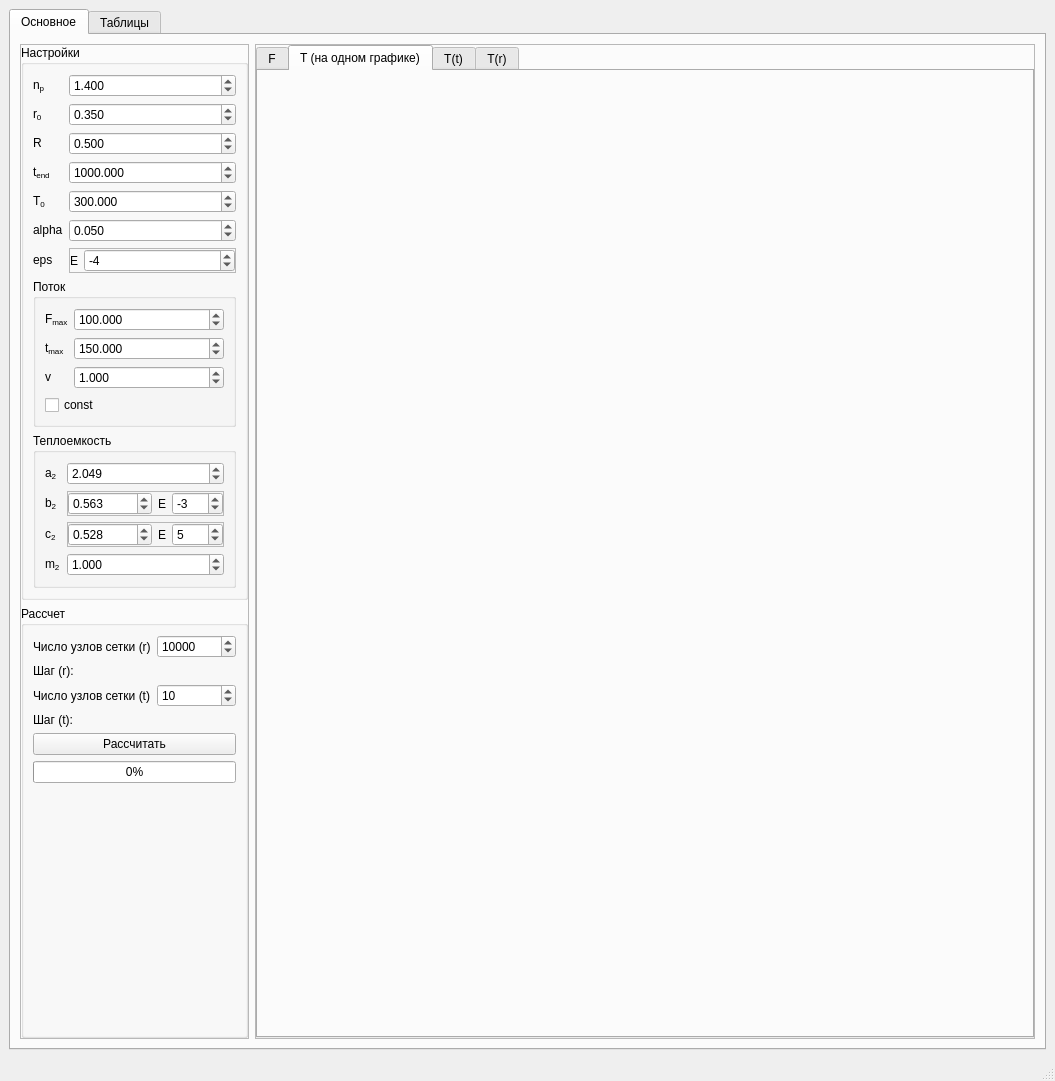
<?xml version="1.0" encoding="UTF-8"?>
<ui version="4.0">
 <class>MainWindow</class>
 <widget class="QMainWindow" name="MainWindow">
  <property name="geometry">
   <rect>
    <x>0</x>
    <y>0</y>
    <width>1055</width>
    <height>1081</height>
   </rect>
  </property>
  <property name="windowTitle">
   <string>Лабораторная работа №4</string>
  </property>
  <widget class="QWidget" name="centralwidget">
   <layout class="QHBoxLayout" name="horizontalLayout">
    <item>
     <widget class="QTabWidget" name="tabWidget">
      <property name="currentIndex">
       <number>0</number>
      </property>
      <widget class="QWidget" name="tab">
       <attribute name="title">
        <string>Основное</string>
       </attribute>
       <layout class="QHBoxLayout" name="horizontalLayout_2" stretch="0,1">
        <item>
         <widget class="QFrame" name="frame_3">
          <property name="frameShape">
           <enum>QFrame::StyledPanel</enum>
          </property>
          <property name="frameShadow">
           <enum>QFrame::Plain</enum>
          </property>
          <layout class="QVBoxLayout" name="verticalLayout_5" stretch="0,0">
           <property name="leftMargin">
            <number>0</number>
           </property>
           <property name="topMargin">
            <number>0</number>
           </property>
           <property name="rightMargin">
            <number>0</number>
           </property>
           <property name="bottomMargin">
            <number>0</number>
           </property>
           <item>
            <widget class="QGroupBox" name="groupBox">
             <property name="title">
              <string>Настройки</string>
             </property>
             <layout class="QFormLayout" name="formLayout">
              <item row="0" column="0">
               <widget class="QLabel" name="label_12">
                <property name="text">
                 <string>&lt;html&gt;&lt;head/&gt;&lt;body&gt;&lt;p&gt;n&lt;span style=&quot; vertical-align:sub;&quot;&gt;p&lt;/span&gt;&lt;/p&gt;&lt;/body&gt;&lt;/html&gt;</string>
                </property>
               </widget>
              </item>
              <item row="0" column="1">
               <widget class="QDoubleSpinBox" name="doubleSpinBox_n">
                <property name="frame">
                 <bool>true</bool>
                </property>
                <property name="decimals">
                 <number>3</number>
                </property>
                <property name="maximum">
                 <double>10000.000000000000000</double>
                </property>
                <property name="value">
                 <double>1.400000000000000</double>
                </property>
               </widget>
              </item>
              <item row="1" column="0">
               <widget class="QLabel" name="label_13">
                <property name="text">
                 <string>&lt;html&gt;&lt;head/&gt;&lt;body&gt;&lt;p&gt;r&lt;span style=&quot; vertical-align:sub;&quot;&gt;0&lt;/span&gt;&lt;/p&gt;&lt;/body&gt;&lt;/html&gt;</string>
                </property>
               </widget>
              </item>
              <item row="1" column="1">
               <widget class="QDoubleSpinBox" name="doubleSpinBox_r0">
                <property name="frame">
                 <bool>true</bool>
                </property>
                <property name="decimals">
                 <number>3</number>
                </property>
                <property name="maximum">
                 <double>10000.000000000000000</double>
                </property>
                <property name="value">
                 <double>0.350000000000000</double>
                </property>
               </widget>
              </item>
              <item row="2" column="0">
               <widget class="QLabel" name="label_14">
                <property name="text">
                 <string>&lt;html&gt;&lt;head/&gt;&lt;body&gt;&lt;p&gt;R&lt;/p&gt;&lt;/body&gt;&lt;/html&gt;</string>
                </property>
               </widget>
              </item>
              <item row="2" column="1">
               <widget class="QDoubleSpinBox" name="doubleSpinBox_r_max">
                <property name="frame">
                 <bool>true</bool>
                </property>
                <property name="decimals">
                 <number>3</number>
                </property>
                <property name="maximum">
                 <double>10000.000000000000000</double>
                </property>
                <property name="value">
                 <double>0.500000000000000</double>
                </property>
               </widget>
              </item>
              <item row="3" column="0">
               <widget class="QLabel" name="label_27">
                <property name="text">
                 <string>&lt;html&gt;&lt;head/&gt;&lt;body&gt;&lt;p&gt;t&lt;span style=&quot; vertical-align:sub;&quot;&gt;end&lt;/span&gt;&lt;/p&gt;&lt;/body&gt;&lt;/html&gt;</string>
                </property>
               </widget>
              </item>
              <item row="3" column="1">
               <widget class="QDoubleSpinBox" name="doubleSpinBox_t_end">
                <property name="frame">
                 <bool>true</bool>
                </property>
                <property name="decimals">
                 <number>3</number>
                </property>
                <property name="maximum">
                 <double>1000000.000000000000000</double>
                </property>
                <property name="value">
                 <double>1000.000000000000000</double>
                </property>
               </widget>
              </item>
              <item row="4" column="0">
               <widget class="QLabel" name="label">
                <property name="text">
                 <string>&lt;html&gt;&lt;head/&gt;&lt;body&gt;&lt;p&gt;T&lt;span style=&quot; vertical-align:sub;&quot;&gt;0&lt;/span&gt;&lt;/p&gt;&lt;/body&gt;&lt;/html&gt;</string>
                </property>
               </widget>
              </item>
              <item row="4" column="1">
               <widget class="QDoubleSpinBox" name="doubleSpinBox_t0">
                <property name="frame">
                 <bool>true</bool>
                </property>
                <property name="decimals">
                 <number>3</number>
                </property>
                <property name="maximum">
                 <double>10000.000000000000000</double>
                </property>
                <property name="value">
                 <double>300.000000000000000</double>
                </property>
               </widget>
              </item>
              <item row="5" column="0">
               <widget class="QLabel" name="label_7">
                <property name="text">
                 <string>&lt;html&gt;&lt;head/&gt;&lt;body&gt;&lt;p&gt;alpha&lt;/p&gt;&lt;/body&gt;&lt;/html&gt;</string>
                </property>
               </widget>
              </item>
              <item row="5" column="1">
               <widget class="QDoubleSpinBox" name="doubleSpinBox_alpha">
                <property name="frame">
                 <bool>true</bool>
                </property>
                <property name="decimals">
                 <number>3</number>
                </property>
                <property name="minimum">
                 <double>-10000.000000000000000</double>
                </property>
                <property name="maximum">
                 <double>10000.000000000000000</double>
                </property>
                <property name="value">
                 <double>0.050000000000000</double>
                </property>
               </widget>
              </item>
              <item row="6" column="0">
               <widget class="QLabel" name="label_9">
                <property name="text">
                 <string>&lt;html&gt;&lt;head/&gt;&lt;body&gt;&lt;p&gt;eps&lt;/p&gt;&lt;/body&gt;&lt;/html&gt;</string>
                </property>
               </widget>
              </item>
              <item row="6" column="1">
               <widget class="QFrame" name="frame_6">
                <property name="frameShape">
                 <enum>QFrame::StyledPanel</enum>
                </property>
                <property name="frameShadow">
                 <enum>QFrame::Plain</enum>
                </property>
                <layout class="QHBoxLayout" name="horizontalLayout_8" stretch="0,1">
                 <property name="leftMargin">
                  <number>0</number>
                 </property>
                 <property name="topMargin">
                  <number>0</number>
                 </property>
                 <property name="rightMargin">
                  <number>0</number>
                 </property>
                 <property name="bottomMargin">
                  <number>0</number>
                 </property>
                 <item>
                  <widget class="QLabel" name="label_17">
                   <property name="sizePolicy">
                    <sizepolicy hsizetype="Minimum" vsizetype="Preferred">
                     <horstretch>0</horstretch>
                     <verstretch>0</verstretch>
                    </sizepolicy>
                   </property>
                   <property name="text">
                    <string>E</string>
                   </property>
                  </widget>
                 </item>
                 <item>
                  <widget class="QSpinBox" name="spinBox_eps1">
                   <property name="minimum">
                    <number>-100</number>
                   </property>
                   <property name="maximum">
                    <number>100</number>
                   </property>
                   <property name="value">
                    <number>-4</number>
                   </property>
                  </widget>
                 </item>
                </layout>
               </widget>
              </item>
              <item row="7" column="0" colspan="2">
               <widget class="QGroupBox" name="groupBox_3">
                <property name="title">
                 <string>Поток</string>
                </property>
                <layout class="QFormLayout" name="formLayout_3">
                 <item row="0" column="0">
                  <widget class="QLabel" name="label_15">
                   <property name="text">
                    <string>&lt;html&gt;&lt;head/&gt;&lt;body&gt;&lt;p&gt;F&lt;span style=&quot; vertical-align:sub;&quot;&gt;max&lt;/span&gt;&lt;/p&gt;&lt;/body&gt;&lt;/html&gt;</string>
                   </property>
                  </widget>
                 </item>
                 <item row="0" column="1">
                  <widget class="QDoubleSpinBox" name="doubleSpinBox_f_max">
                   <property name="frame">
                    <bool>true</bool>
                   </property>
                   <property name="decimals">
                    <number>3</number>
                   </property>
                   <property name="maximum">
                    <double>10000.000000000000000</double>
                   </property>
                   <property name="value">
                    <double>100.000000000000000</double>
                   </property>
                  </widget>
                 </item>
                 <item row="1" column="0">
                  <widget class="QLabel" name="label_16">
                   <property name="text">
                    <string>&lt;html&gt;&lt;head/&gt;&lt;body&gt;&lt;p&gt;t&lt;span style=&quot; vertical-align:sub;&quot;&gt;max&lt;/span&gt;&lt;/p&gt;&lt;/body&gt;&lt;/html&gt;</string>
                   </property>
                  </widget>
                 </item>
                 <item row="1" column="1">
                  <widget class="QDoubleSpinBox" name="doubleSpinBox_t_max">
                   <property name="frame">
                    <bool>true</bool>
                   </property>
                   <property name="decimals">
                    <number>3</number>
                   </property>
                   <property name="maximum">
                    <double>10000.000000000000000</double>
                   </property>
                   <property name="value">
                    <double>150.000000000000000</double>
                   </property>
                  </widget>
                 </item>
                 <item row="2" column="0">
                  <widget class="QLabel" name="label_19">
                   <property name="text">
                    <string>&lt;html&gt;&lt;head/&gt;&lt;body&gt;&lt;p&gt;v&lt;/p&gt;&lt;/body&gt;&lt;/html&gt;</string>
                   </property>
                  </widget>
                 </item>
                 <item row="2" column="1">
                  <widget class="QDoubleSpinBox" name="doubleSpinBox_v">
                   <property name="frame">
                    <bool>true</bool>
                   </property>
                   <property name="decimals">
                    <number>3</number>
                   </property>
                   <property name="maximum">
                    <double>10000.000000000000000</double>
                   </property>
                   <property name="value">
                    <double>1.000000000000000</double>
                   </property>
                  </widget>
                 </item>
                 <item row="3" column="0" colspan="2">
                  <widget class="QCheckBox" name="checkBox_f_const">
                   <property name="text">
                    <string>const</string>
                   </property>
                  </widget>
                 </item>
                </layout>
               </widget>
              </item>
              <item row="8" column="0" colspan="2">
               <widget class="QGroupBox" name="groupBox_4">
                <property name="title">
                 <string>Теплоемкость</string>
                </property>
                <layout class="QFormLayout" name="formLayout_4">
                 <item row="0" column="0">
                  <widget class="QLabel" name="label_20">
                   <property name="text">
                    <string>&lt;html&gt;&lt;head/&gt;&lt;body&gt;&lt;p&gt;a&lt;span style=&quot; vertical-align:sub;&quot;&gt;2&lt;/span&gt;&lt;/p&gt;&lt;/body&gt;&lt;/html&gt;</string>
                   </property>
                  </widget>
                 </item>
                 <item row="0" column="1">
                  <widget class="QDoubleSpinBox" name="doubleSpinBox_a_2">
                   <property name="frame">
                    <bool>true</bool>
                   </property>
                   <property name="decimals">
                    <number>3</number>
                   </property>
                   <property name="maximum">
                    <double>10000.000000000000000</double>
                   </property>
                   <property name="value">
                    <double>2.049000000000000</double>
                   </property>
                  </widget>
                 </item>
                 <item row="1" column="0">
                  <widget class="QLabel" name="label_21">
                   <property name="text">
                    <string>&lt;html&gt;&lt;head/&gt;&lt;body&gt;&lt;p&gt;b&lt;span style=&quot; vertical-align:sub;&quot;&gt;2&lt;/span&gt;&lt;/p&gt;&lt;/body&gt;&lt;/html&gt;</string>
                   </property>
                  </widget>
                 </item>
                 <item row="1" column="1">
                  <widget class="QFrame" name="frame">
                   <property name="frameShape">
                    <enum>QFrame::StyledPanel</enum>
                   </property>
                   <property name="frameShadow">
                    <enum>QFrame::Plain</enum>
                   </property>
                   <layout class="QHBoxLayout" name="horizontalLayout_3" stretch="1,0,0">
                    <property name="leftMargin">
                     <number>0</number>
                    </property>
                    <property name="topMargin">
                     <number>0</number>
                    </property>
                    <property name="rightMargin">
                     <number>0</number>
                    </property>
                    <property name="bottomMargin">
                     <number>0</number>
                    </property>
                    <item>
                     <widget class="QDoubleSpinBox" name="doubleSpinBox_b_2">
                      <property name="frame">
                       <bool>true</bool>
                      </property>
                      <property name="decimals">
                       <number>3</number>
                      </property>
                      <property name="maximum">
                       <double>10000.000000000000000</double>
                      </property>
                      <property name="value">
                       <double>0.563000000000000</double>
                      </property>
                     </widget>
                    </item>
                    <item>
                     <widget class="QLabel" name="label_24">
                      <property name="sizePolicy">
                       <sizepolicy hsizetype="Minimum" vsizetype="Preferred">
                        <horstretch>0</horstretch>
                        <verstretch>0</verstretch>
                       </sizepolicy>
                      </property>
                      <property name="text">
                       <string>E</string>
                      </property>
                     </widget>
                    </item>
                    <item>
                     <widget class="QSpinBox" name="spinBox_b_2_eps">
                      <property name="minimum">
                       <number>-100</number>
                      </property>
                      <property name="maximum">
                       <number>100</number>
                      </property>
                      <property name="value">
                       <number>-3</number>
                      </property>
                     </widget>
                    </item>
                   </layout>
                  </widget>
                 </item>
                 <item row="2" column="0">
                  <widget class="QLabel" name="label_22">
                   <property name="text">
                    <string>&lt;html&gt;&lt;head/&gt;&lt;body&gt;&lt;p&gt;c&lt;span style=&quot; vertical-align:sub;&quot;&gt;2&lt;/span&gt;&lt;/p&gt;&lt;/body&gt;&lt;/html&gt;</string>
                   </property>
                  </widget>
                 </item>
                 <item row="3" column="0">
                  <widget class="QLabel" name="label_23">
                   <property name="text">
                    <string>&lt;html&gt;&lt;head/&gt;&lt;body&gt;&lt;p&gt;m&lt;span style=&quot; vertical-align:sub;&quot;&gt;2&lt;/span&gt;&lt;/p&gt;&lt;/body&gt;&lt;/html&gt;</string>
                   </property>
                  </widget>
                 </item>
                 <item row="3" column="1">
                  <widget class="QDoubleSpinBox" name="doubleSpinBox_m_2">
                   <property name="frame">
                    <bool>true</bool>
                   </property>
                   <property name="decimals">
                    <number>3</number>
                   </property>
                   <property name="maximum">
                    <double>10000.000000000000000</double>
                   </property>
                   <property name="value">
                    <double>1.000000000000000</double>
                   </property>
                  </widget>
                 </item>
                 <item row="2" column="1">
                  <widget class="QFrame" name="frame_2">
                   <property name="frameShape">
                    <enum>QFrame::StyledPanel</enum>
                   </property>
                   <property name="frameShadow">
                    <enum>QFrame::Plain</enum>
                   </property>
                   <layout class="QHBoxLayout" name="horizontalLayout_4" stretch="1,0,0">
                    <property name="leftMargin">
                     <number>0</number>
                    </property>
                    <property name="topMargin">
                     <number>0</number>
                    </property>
                    <property name="rightMargin">
                     <number>0</number>
                    </property>
                    <property name="bottomMargin">
                     <number>0</number>
                    </property>
                    <item>
                     <widget class="QDoubleSpinBox" name="doubleSpinBox_c_2">
                      <property name="frame">
                       <bool>true</bool>
                      </property>
                      <property name="decimals">
                       <number>3</number>
                      </property>
                      <property name="maximum">
                       <double>10000.000000000000000</double>
                      </property>
                      <property name="value">
                       <double>0.528000000000000</double>
                      </property>
                     </widget>
                    </item>
                    <item>
                     <widget class="QLabel" name="label_25">
                      <property name="sizePolicy">
                       <sizepolicy hsizetype="Minimum" vsizetype="Preferred">
                        <horstretch>0</horstretch>
                        <verstretch>0</verstretch>
                       </sizepolicy>
                      </property>
                      <property name="text">
                       <string>E</string>
                      </property>
                     </widget>
                    </item>
                    <item>
                     <widget class="QSpinBox" name="spinBox_c_2_eps">
                      <property name="minimum">
                       <number>-100</number>
                      </property>
                      <property name="maximum">
                       <number>100</number>
                      </property>
                      <property name="value">
                       <number>5</number>
                      </property>
                     </widget>
                    </item>
                   </layout>
                  </widget>
                 </item>
                </layout>
               </widget>
              </item>
             </layout>
            </widget>
           </item>
           <item>
            <widget class="QGroupBox" name="groupBox_2">
             <property name="sizePolicy">
              <sizepolicy hsizetype="Preferred" vsizetype="Preferred">
               <horstretch>0</horstretch>
               <verstretch>0</verstretch>
              </sizepolicy>
             </property>
             <property name="title">
              <string>Рассчет</string>
             </property>
             <layout class="QFormLayout" name="formLayout_2">
              <item row="0" column="0">
               <widget class="QLabel" name="label_11">
                <property name="text">
                 <string>Число узлов сетки (r)</string>
                </property>
               </widget>
              </item>
              <item row="0" column="1">
               <widget class="QSpinBox" name="spinBox_steps">
                <property name="minimum">
                 <number>1</number>
                </property>
                <property name="maximum">
                 <number>1000000</number>
                </property>
                <property name="value">
                 <number>10000</number>
                </property>
               </widget>
              </item>
              <item row="1" column="0" colspan="2">
               <widget class="QLabel" name="label_step">
                <property name="text">
                 <string>Шаг (r): </string>
                </property>
               </widget>
              </item>
              <item row="2" column="0">
               <widget class="QLabel" name="label_26">
                <property name="text">
                 <string>Число узлов сетки (t)</string>
                </property>
               </widget>
              </item>
              <item row="2" column="1">
               <widget class="QSpinBox" name="spinBox_steps_time">
                <property name="minimum">
                 <number>1</number>
                </property>
                <property name="maximum">
                 <number>1000000</number>
                </property>
                <property name="value">
                 <number>10</number>
                </property>
               </widget>
              </item>
              <item row="3" column="0" colspan="2">
               <widget class="QLabel" name="label_step_time">
                <property name="text">
                 <string>Шаг (t): </string>
                </property>
               </widget>
              </item>
              <item row="4" column="0" colspan="2">
               <widget class="QPushButton" name="pushButton_calculate">
                <property name="text">
                 <string>Рассчитать</string>
                </property>
               </widget>
              </item>
              <item row="5" column="0" colspan="2">
               <widget class="QProgressBar" name="progressBar">
                <property name="value">
                 <number>0</number>
                </property>
               </widget>
              </item>
             </layout>
            </widget>
           </item>
          </layout>
         </widget>
        </item>
        <item>
         <widget class="QFrame" name="frame_plot">
          <property name="frameShape">
           <enum>QFrame::StyledPanel</enum>
          </property>
          <property name="frameShadow">
           <enum>QFrame::Plain</enum>
          </property>
          <layout class="QHBoxLayout" name="horizontalLayout_6">
           <property name="leftMargin">
            <number>0</number>
           </property>
           <property name="topMargin">
            <number>0</number>
           </property>
           <property name="rightMargin">
            <number>0</number>
           </property>
           <property name="bottomMargin">
            <number>0</number>
           </property>
           <item>
            <widget class="QTabWidget" name="tabWidget_3">
             <property name="currentIndex">
              <number>1</number>
             </property>
             <widget class="QWidget" name="tab_graph_F">
              <attribute name="title">
               <string>F</string>
              </attribute>
              <layout class="QVBoxLayout" name="verticalLayout_4">
               <item>
                <layout class="QVBoxLayout" name="verticalLayout_graph_F"/>
               </item>
              </layout>
             </widget>
             <widget class="QWidget" name="tab_graph_T_main">
              <attribute name="title">
               <string>T (на одном графике)</string>
              </attribute>
              <layout class="QHBoxLayout" name="horizontalLayout_10">
               <item>
                <layout class="QVBoxLayout" name="verticalLayout_graph_T_main"/>
               </item>
              </layout>
             </widget>
             <widget class="QWidget" name="tab_graph_T_time">
              <attribute name="title">
               <string>T(t)</string>
              </attribute>
              <layout class="QVBoxLayout" name="verticalLayout_3">
               <item>
                <widget class="QFrame" name="frame_4">
                 <property name="frameShape">
                  <enum>QFrame::StyledPanel</enum>
                 </property>
                 <property name="frameShadow">
                  <enum>QFrame::Plain</enum>
                 </property>
                 <layout class="QHBoxLayout" name="horizontalLayout_11">
                  <property name="leftMargin">
                   <number>0</number>
                  </property>
                  <property name="topMargin">
                   <number>0</number>
                  </property>
                  <property name="rightMargin">
                   <number>0</number>
                  </property>
                  <property name="bottomMargin">
                   <number>0</number>
                  </property>
                  <item>
                   <widget class="QLabel" name="label_2">
                    <property name="text">
                     <string>r</string>
                    </property>
                   </widget>
                  </item>
                  <item>
                   <widget class="QSlider" name="horizontalSlider_r">
                    <property name="orientation">
                     <enum>Qt::Horizontal</enum>
                    </property>
                   </widget>
                  </item>
                  <item>
                   <widget class="QLabel" name="label_r_val">
                    <property name="text">
                     <string/>
                    </property>
                   </widget>
                  </item>
                 </layout>
                </widget>
               </item>
              </layout>
             </widget>
             <widget class="QWidget" name="tab_graph_T_pos">
              <attribute name="title">
               <string>T(r)</string>
              </attribute>
              <layout class="QVBoxLayout" name="verticalLayout_6">
               <item>
                <widget class="QFrame" name="frame_5">
                 <property name="frameShape">
                  <enum>QFrame::StyledPanel</enum>
                 </property>
                 <property name="frameShadow">
                  <enum>QFrame::Plain</enum>
                 </property>
                 <layout class="QHBoxLayout" name="horizontalLayout_12">
                  <property name="leftMargin">
                   <number>0</number>
                  </property>
                  <property name="topMargin">
                   <number>0</number>
                  </property>
                  <property name="rightMargin">
                   <number>0</number>
                  </property>
                  <property name="bottomMargin">
                   <number>0</number>
                  </property>
                  <item>
                   <widget class="QLabel" name="label_3">
                    <property name="text">
                     <string>t</string>
                    </property>
                   </widget>
                  </item>
                  <item>
                   <widget class="QSlider" name="horizontalSlider_t">
                    <property name="orientation">
                     <enum>Qt::Horizontal</enum>
                    </property>
                   </widget>
                  </item>
                  <item>
                   <widget class="QLabel" name="label_t_val">
                    <property name="text">
                     <string/>
                    </property>
                   </widget>
                  </item>
                 </layout>
                </widget>
               </item>
              </layout>
             </widget>
            </widget>
           </item>
          </layout>
         </widget>
        </item>
       </layout>
      </widget>
      <widget class="QWidget" name="tab_2">
       <attribute name="title">
        <string>Таблицы</string>
       </attribute>
       <layout class="QHBoxLayout" name="horizontalLayout_5">
        <item>
         <widget class="QTabWidget" name="tabWidget_2">
          <property name="currentIndex">
           <number>0</number>
          </property>
          <widget class="QWidget" name="tab_3">
           <attribute name="title">
            <string>λ</string>
           </attribute>
           <layout class="QVBoxLayout" name="verticalLayout">
            <item>
             <widget class="QPushButton" name="pushButton_load_lambda">
              <property name="text">
               <string>Загрузить</string>
              </property>
             </widget>
            </item>
            <item>
             <widget class="QTableWidget" name="tableWidget_lambda">
              <column>
               <property name="text">
                <string>T</string>
               </property>
              </column>
              <column>
               <property name="text">
                <string>λ</string>
               </property>
              </column>
             </widget>
            </item>
           </layout>
          </widget>
          <widget class="QWidget" name="tab_4">
           <attribute name="title">
            <string>k</string>
           </attribute>
           <layout class="QVBoxLayout" name="verticalLayout_2">
            <item>
             <widget class="QPushButton" name="pushButton_load_k">
              <property name="text">
               <string>Загрузить</string>
              </property>
             </widget>
            </item>
            <item>
             <widget class="QTableWidget" name="tableWidget_k">
              <column>
               <property name="text">
                <string>T</string>
               </property>
              </column>
              <column>
               <property name="text">
                <string>k</string>
               </property>
              </column>
             </widget>
            </item>
           </layout>
          </widget>
         </widget>
        </item>
       </layout>
      </widget>
     </widget>
    </item>
   </layout>
  </widget>
  <widget class="QMenuBar" name="menubar">
   <property name="geometry">
    <rect>
     <x>0</x>
     <y>0</y>
     <width>1055</width>
     <height>28</height>
    </rect>
   </property>
  </widget>
  <widget class="QStatusBar" name="statusbar"/>
 </widget>
 <resources/>
 <connections/>
</ui>
